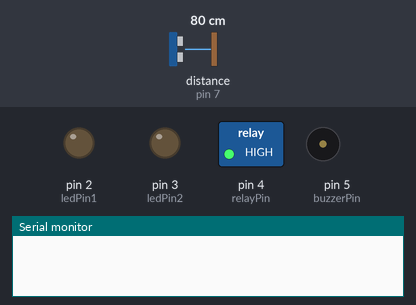
Bench run of a sketch on a simulated Arduino Uno, built with avr-gcc and run on an emulated ATmega328P. Parts: switched loads named in the sketch (green lamp = pin HIGH), output pins drawn as LEDs (lit = HIGH), buzzer (waves = sounding, pin HIGH), the last lines printed to the serial monitor. Wiring (inferred from the names in the program): ultrasonic range finder: trigger pin 6; echo pin 7. The test bench sets the inputs (shaded band); at power-on: distance to the obstacle (sensor on pin 7) 80 cm. The echo pulse lasts 58.3 µs per cm; pins used as bus, display or sensor lines are not drawn.

Above: at 7.9 s.
At 16.0 s:
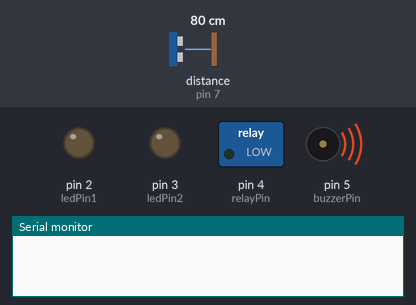
At 16.8 s:
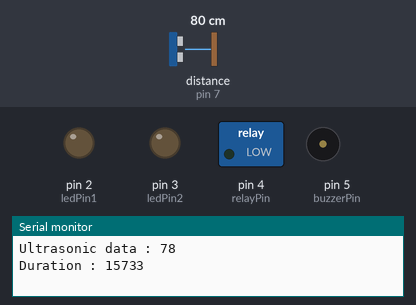
Timing chart, 0 to 22.5 s (numbered marks = the images above):
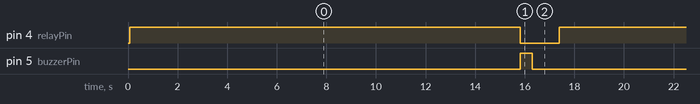

Measured:
- by itself, pin 4 (relayPin): alternates HIGH for 15.7 s and LOW for 1.6 s
- by itself, pin 5 (buzzerPin): alternates HIGH for 0.50 s and LOW for 16.8 s
- by itself, everything shown: repeats every 17.3 s, in 3 steps

The sketch:

Dispenser_water_based_fuzzy_logic.ino
```cpp
#include <Fuzzy.h>

// Initialization a Fuzzy object
Fuzzy *fuzzy = new Fuzzy();

const uint8_t ledPin1 = 2;
const uint8_t ledPin2 = 3;

const uint8_t relayPin = 4;

const uint8_t buzzerPin = 5;

const uint8_t trigPin = 6;
const uint8_t echoPin = 7;

void setup() {

  // Set the Serial output
  Serial.begin(9600);

  // Set Ultrasonic pin
  pinMode(echoPin, INPUT);
  pinMode(trigPin, OUTPUT);

  // Set relay pin
  pinMode(relayPin, OUTPUT);

  // Set LED pin
  pinMode(ledPin1, OUTPUT);
  pinMode(ledPin2, OUTPUT);

  // Set Buzzer pin
  pinMode(buzzerPin, OUTPUT);

  // Instantiating a FuzzyInput object
  FuzzyInput *tinggi_gelas = new FuzzyInput(1);

  FuzzySet *pendek = new FuzzySet(6, 6, 8, 9);
  tinggi_gelas->addFuzzySet(pendek);
  FuzzySet *sedang = new FuzzySet(8, 9, 11, 12);
  tinggi_gelas->addFuzzySet(sedang);
  FuzzySet *agak_tinggi = new FuzzySet(11, 12, 14, 15);
  tinggi_gelas->addFuzzySet(agak_tinggi);
  FuzzySet *tinggi = new FuzzySet(14, 15, 18, 18);
  tinggi_gelas->addFuzzySet(tinggi);

  fuzzy->addFuzzyInput(tinggi_gelas);

  // Instantiating a FuzzyOutput objects
  FuzzyOutput *duration = new FuzzyOutput(1);

  FuzzySet *slow = new FuzzySet(14000, 15000, 17000, 17000);
  duration->addFuzzySet(slow);
  FuzzySet *middle = new FuzzySet(11000, 12000, 13000, 14000);
  duration->addFuzzySet(middle);
  FuzzySet *fast = new FuzzySet(8000, 9000, 10000, 11000);
  duration->addFuzzySet(fast);
  FuzzySet *very_fast = new FuzzySet(6000, 6000, 7000, 8000);
  duration->addFuzzySet(very_fast);

  fuzzy->addFuzzyOutput(duration);

  // Building FuzzyRule "IF tinggi_gelas = pendek THEN duration = slow"
  // Jika tinggi gelas 6-8 (pendek) maka output durasi = 6000 ms(very_fast)
  FuzzyRuleAntecedent *if_gelas_is_pendek = new FuzzyRuleAntecedent();
  if_gelas_is_pendek->joinSingle(pendek);
  FuzzyRuleConsequent *then_duration_very_fast = new FuzzyRuleConsequent();
  then_duration_very_fast->addOutput(very_fast);

  FuzzyRule *Rule01 = new FuzzyRule(1, if_gelas_is_pendek, then_duration_very_fast);
  fuzzy->addFuzzyRule(Rule01);

  // Building FuzzyRule "IF tinggi_gelas = sedang THEN duration = middle"
  // Jika tinggi gelas 9-11 (sedang) maka output durasi = 9000 ms (fast)
  FuzzyRuleAntecedent *if_Gelas_is_sedang = new FuzzyRuleAntecedent();
  if_Gelas_is_sedang->joinSingle(sedang);
  FuzzyRuleConsequent *then_duration_fast = new FuzzyRuleConsequent();
  then_duration_fast->addOutput(fast);

  FuzzyRule *Rule02 = new FuzzyRule(2, if_Gelas_is_sedang, then_duration_fast);
  fuzzy->addFuzzyRule(Rule02);

  // Building FuzzyRule "IF tinggi_gelas = agak tinggi THEN duration = fast"
  // Jika tinggi gelas 12-14 (agak_tinggi) maka output durasi = 12000 ms (middle)
  FuzzyRuleAntecedent *if_gelas_is_agak_tinggi = new FuzzyRuleAntecedent();
  if_gelas_is_agak_tinggi->joinSingle(agak_tinggi);
  FuzzyRuleConsequent *then_dration_middle = new FuzzyRuleConsequent();
  then_dration_middle->addOutput(middle);

  FuzzyRule *Rule03 = new FuzzyRule(3, if_gelas_is_agak_tinggi, then_dration_middle);
  fuzzy->addFuzzyRule(Rule03);

  // Building FuzzyRule "IF tinggi_gelas = tinggi THEN duration =very_fast"
  // Jika tinggi gelas 15-17(tinggi) maka output durasi = 15000 ms (slow)
  FuzzyRuleAntecedent *if_gelas_is_tinggi = new FuzzyRuleAntecedent();
  if_gelas_is_tinggi->joinSingle(tinggi);
  FuzzyRuleConsequent *then_dration_slow = new FuzzyRuleConsequent();
  then_dration_slow->addOutput(slow);

  FuzzyRule *Rule04 = new FuzzyRule(4, if_gelas_is_tinggi, then_dration_slow);
  fuzzy->addFuzzyRule(Rule04);
}

void loop() {

  // Getting ultrasonic value
  digitalWrite(trigPin, LOW);
  delayMicroseconds(2);
  digitalWrite(trigPin, HIGH);
  delayMicroseconds(10);
  digitalWrite(trigPin, LOW);
  long timer = pulseIn(echoPin, HIGH);
  uint8_t dt_tinggi_gelas = timer * 0.034 / 2;

  // Set the dt_tinggi_gelas value as an input
  fuzzy->setInput(1, dt_tinggi_gelas);
  fuzzy->fuzzify();

  //Defuzzification
  uint16_t out_duration = fuzzy->defuzzify(1);

  // Set out duration is 0 if ultrasonic data < 6 cm
  if (dt_tinggi_gelas < 6) out_duration = 0;

  // if duration not 0, than buzzer active 500 secon after water on glass full
  if (out_duration != 0) {
    digitalWrite(relayPin, HIGH);
    delay(out_duration);
    digitalWrite(relayPin, LOW);
    digitalWrite(buzzerPin, HIGH);
    delay(500);
    digitalWrite(buzzerPin, LOW);
  }

  Serial.print("Ultrasonic data : ");
  Serial.println(dt_tinggi_gelas);

  Serial.print("Duration : ");
  Serial.println(out_duration);

  delay(1000);
}
```
